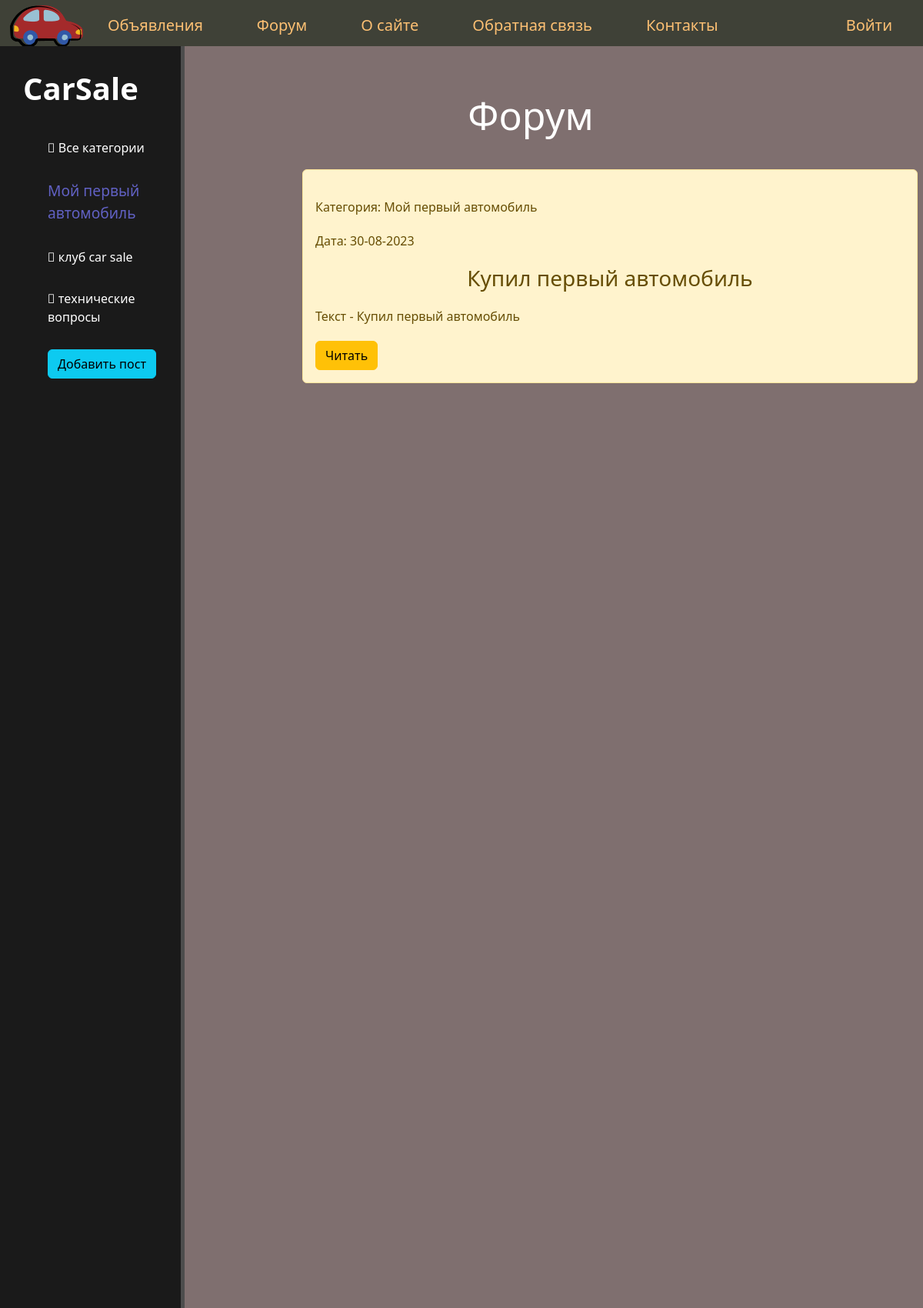
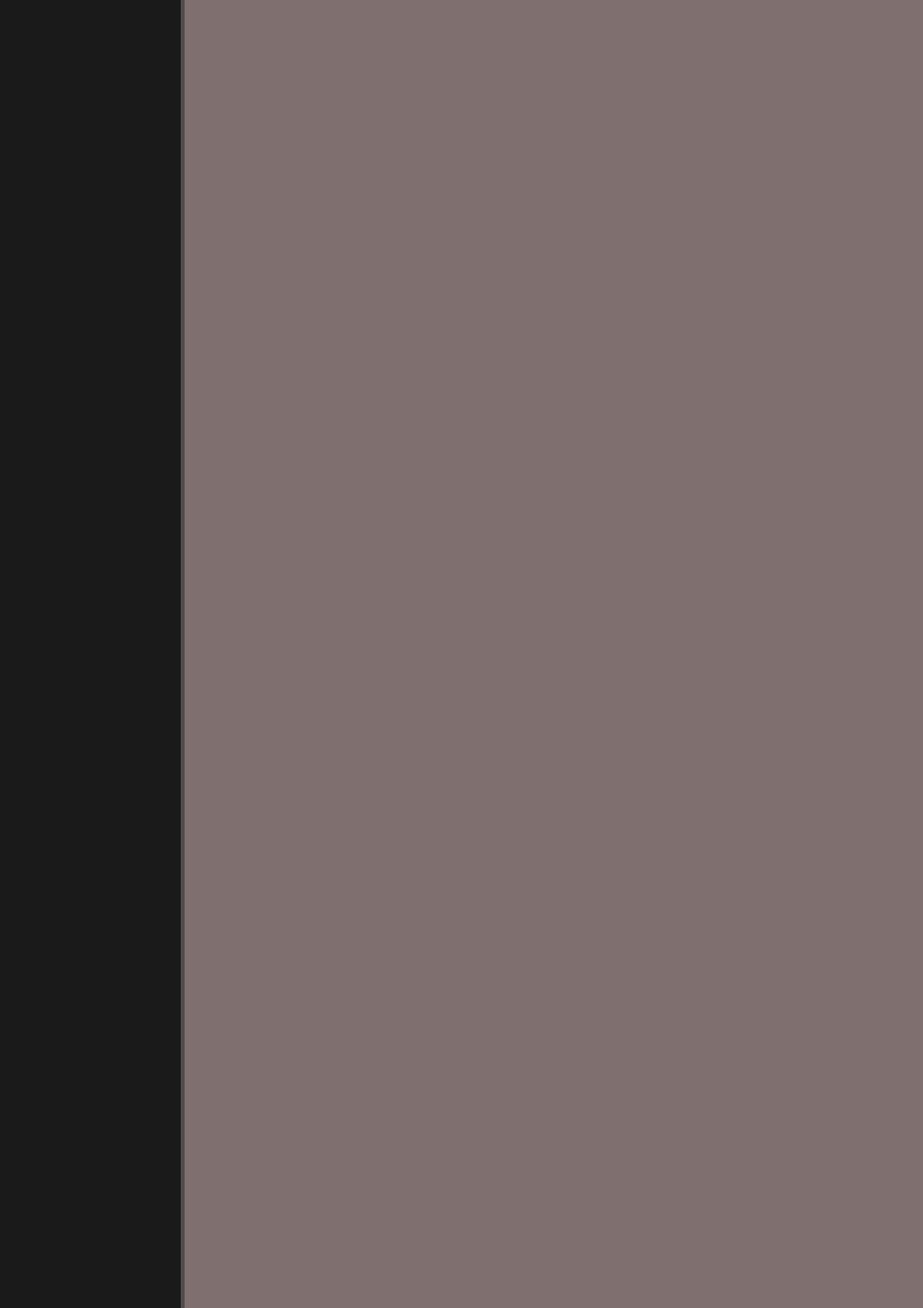
The app's page /forum/category/moj-pervyj-avtomobil (upper part) with its own data (2 pictures, top to bottom).
### forum/models.py (models this page shows, shortened)
class Category_forum(models.Model):
    name = models.CharField(
        max_length=100, db_index=True, verbose_name='название темы'
    )
    slug = models.SlugField(
        max_length=255, unique=True, db_index=True, verbose_name="url"
        )
    def get_absolute_url(self):
        return reverse('forum:category', kwargs={'cat_slug': self.slug})
    def __str__(self):
        return self.name
    class Meta:
        verbose_name = 'Категория форума'
        verbose_name_plural = 'Категории форума'

class Forum(models.Model):
    title = models.CharField(max_length=255, verbose_name='название поста')
    slug = models.SlugField(
        max_length=255, unique=True, db_index=True, verbose_name="url"
        )
    text = models.TextField(max_length=2000, verbose_name='текс поста')
    photo = models.ImageField(
        upload_to="photos/%Y/%m/%d/", verbose_name='фото автомобиля',
        blank=True,
    )
    time_create = models.DateTimeField(auto_now_add=True, null=True)
    time_update = models.DateTimeField(auto_now=True, null=True)
    is_published = models.BooleanField(default=True)
    cat = models.ForeignKey('Category_forum', on_delete=models.PROTECT)
    class Meta:
        verbose_name = 'Форум'
        verbose_name_plural = 'Форум'

### forum/views.py (the view)
# urls.py: path('category/<slug:cat_slug>', category, name='category'),
def category(request, cat_slug):
    posts = Forum.objects.filter(cat__slug=cat_slug)
    context = {
        'title': 'Форум',
        'menu': menu,
        'posts': posts,
        'cat_selected': cat_slug,
        'flag_post': 'post',
    }
    return render(request, 'forum/forum.html', context)

### car/templatetags/car_tags.py (called while the page is built)
@register.inclusion_tag('forum/show_category.html')
def show_categories(sort=None, cat_selected=0):
    if not sort:
        cats = Category_forum.objects.all()
    else:
        cats = Category_forum.objects.order_by(sort)
    return {'cats': cats, 'cat_selected': cat_selected}

@register.inclusion_tag('menu.html')
def menu(menu):
    return {'menu': menu}

### car/templates/forum/forum.html (shortened to what this page needs)
{% extends 'base.html' %}
{% block content %}
	<div class="features">
		<h1>{{ title }}</h1>
		{% if posts %}
			{% for post in posts %}
					<div class="alert alert-warning">
						<p class "first">Категория: {{ post.cat }}</p>
						<p class "last">Дата: {{ post.time_update|date:'d-m-Y' }}</p>
					<h3>{{ post.title }} </h3>
					<p> {{ post.text|linebreaks|truncatewords:50 }} </p>
					<a href="{% url 'forum:post_detail' post.slug %}" class="btn btn-warning">Читать</a>
					</div>
			{% endfor %}
		{% else %}
				На данный момент нет постов
		{% endif %}
	</div>
{% endblock %}

### car/templates/forum/show_category.html
{% for cat in cats %}
	{% if cat.slug == cat_selected %}
		<a ><li><span class="selected"> {{ cat.name }} </span></li></a>
	{% else %}
		<a href="{{ cat.get_absolute_url }}"><li><i class="fa-solid fa-car-side"></i> {{ cat.name }} </li></a>
	{% endif %}
{% endfor %}

### car/static/car/css/car.css (style rules this page uses)
body { background: #7f6f6f; }
aside a { color: #ffffff; text-decoration: none; }
aside ul a { list-style: none; text-decoration: none; }
aside ul li { color: #ffffff; display: block; margin-top: 30px; transition: transform .5s ease; }
.selected { color: #6161c3; font-size: 1.2rem; }
main .features { float: left; color: #fff; margin-top: 40px; text-align: center; width: 75%; }
main .features h1 { font-size: 50px; margin: 20px auto; text-align: center }
main .features h3 { margin: 20px auto; text-align: center }
main .features p { max-width: 4000px; margin: 20px auto; text-align: left }
.alert-warning { float: left; clear: both; width: 800px; margin: 20px 17%; text-align: left; }

### records on screen
Category_forum: name "Мой первый автомобиль"
Category_forum: name "клуб car sale"
Category_forum: name "технические вопросы"
Forum: cat "Мой первый автомобиль", time_update "30-08-2023", title "Купил первый автомобиль", text "Текст - Купил первый автомобиль"

### other values on screen
{{ m.title }} "Объявления" "Форум" "О сайте" "Обратная связь" "Контакты"
{{ m.title }} "Войти"
{{ title }} "Форум"
